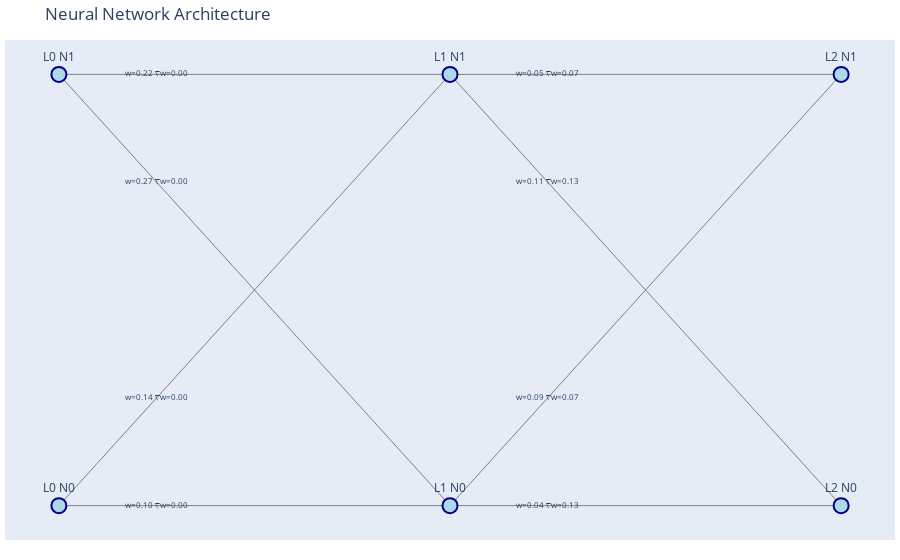

Notebook code for this chart:
### Code cell
model.fit(input_data, target_data)
model.show_graph()

### Figure 1 — Plotly figure (JSON) as saved in the notebook; plotly's stock layout.template omitted (floating-point values rounded to 4 significant figures)
{"data": [{"line": {"color": "gray", "width": 1}, "mode": "lines", "type": "scatter", "x": [0, 200], "y": [-100, -100]}, {"line": {"color": "gray", "width": 1}, "mode": "lines", "type": "scatter", "x": [0, 200], "y": [-100, 0]}, {"line": {"color": "gray", "width": 1}, "mode": "lines", "type": "scatter", "x": [0, 200], "y": [0, -100]}, {"line": {"color": "gray", "width": 1}, "mode": "lines", "type": "scatter", "x": [0, 200], "y": [0, 0]}, {"line": {"color": "gray", "width": 1}, "mode": "lines", "type": "scatter", "x": [200, 400], "y": [-100, -100]}, {"line": {"color": "gray", "width": 1}, "mode": "lines", "type": "scatter", "x": [200, 400], "y": [-100, 0]}, {"line": {"color": "gray", "width": 1}, "mode": "lines", "type": "scatter", "x": [200, 400], "y": [0, -100]}, {"line": {"color": "gray", "width": 1}, "mode": "lines", "type": "scatter", "x": [200, 400], "y": [0, 0]}, {"mode": "text", "text": ["w=0.10\n∇w=0.00"], "textfont": {"size": 8}, "textposition": "middle center", "type": "scatter", "x": [50], "y": [-100]}, {"mode": "text", "text": ["w=0.14\n∇w=0.00"], "textfont": {"size": 8}, "textposition": "middle center", "type": "scatter", "x": [50], "y": [-75]}, {"mode": "text", "text": ["w=0.27\n∇w=0.00"], "textfont": {"size": 8}, "textposition": "middle center", "type": "scatter", "x": [50], "y": [-25]}, {"mode": "text", "text": ["w=0.22\n∇w=0.00"], "textfont": {"size": 8}, "textposition": "middle center", "type": "scatter", "x": [50], "y": [0]}, {"mode": "text", "text": ["w=0.04\n∇w=0.13"], "textfont": {"size": 8}, "textposition": "middle center", "type": "scatter", "x": [250], "y": [-100]}, {"mode": "text", "text": ["w=0.09\n∇w=0.07"], "textfont": {"size": 8}, "textposition": "middle center", "type": "scatter", "x": [250], "y": [-75]}, {"mode": "text", "text": ["w=0.11\n∇w=0.13"], "textfont": {"size": 8}, "textposition": "middle center", "type": "scatter", "x": [250], "y": [-25]}, {"mode": "text", "text": ["w=0.05\n∇w=0.07"], "textfont": {"size": 8}, "textposition": "middle center", "type": "scatter", "x": [250], "y": [0]}, {"hoverinfo": "text", "marker": {"color": "lightblue", "line": {"color": "darkblue", "width": 2}, "size": 15}, "mode": "markers+text", "text": ["L0 N0", "L0 N1", "L1 N0", "L1 N1", "L2 N0", "L2 N1"], "textposition": "top center", "type": "scatter", "x": [0, 0, 200, 200, 400, 400], "y": [-100, 0, -100, 0, -100, 0]}], "layout": {"hovermode": "closest", "margin": {"b": 20, "l": 5, "r": 5, "t": 40}, "showlegend": false, "title": {"text": "Neural Network Architecture"}, "xaxis": {"showgrid": false, "showticklabels": false, "zeroline": false}, "yaxis": {"showgrid": false, "showticklabels": false, "zeroline": false}}}
